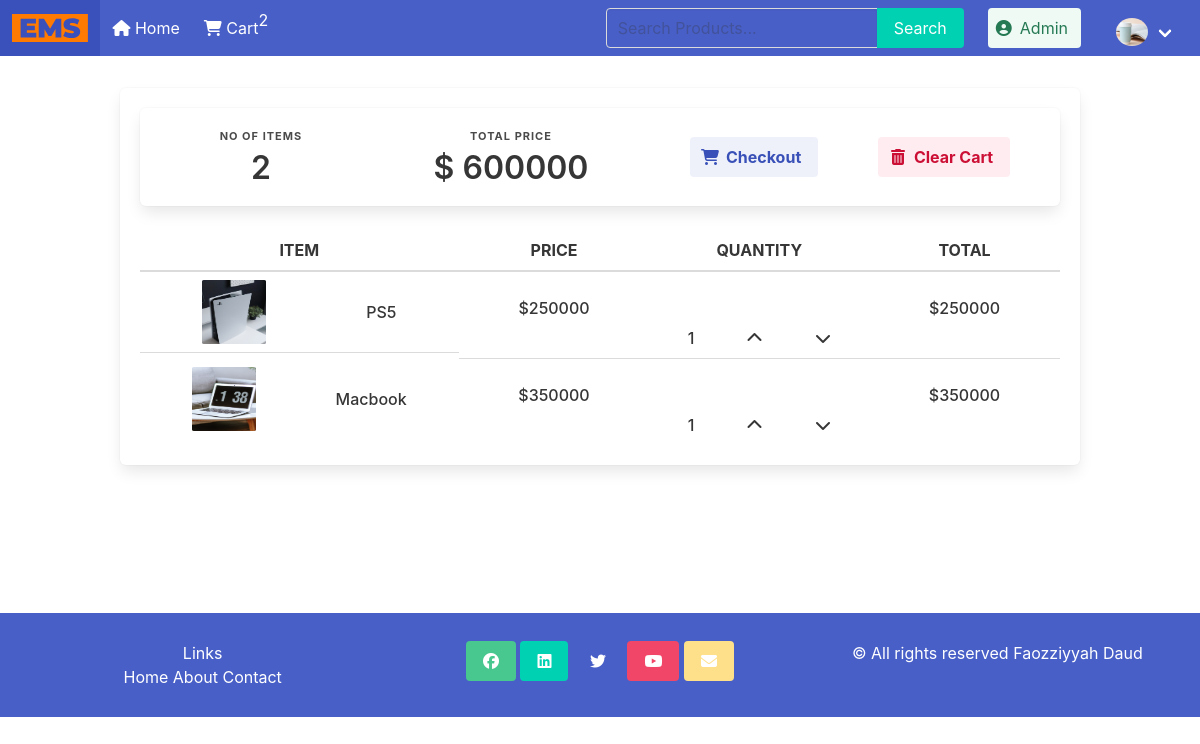
The app's page /cart/ (signed in) with its own data.
### blog/models.py (models this page shows, shortened)
class Customer(models.Model):
    user = models.OneToOneField(User, on_delete=models.CASCADE, null=True, blank=True)
    name = models.CharField(max_length=100, null=True)
    email = models.CharField(max_length=100, null=True)
    profileimg = models.ImageField(upload_to='profile_images', default='blank-profile-picture.png')
    location = models.CharField(max_length=100, blank=True)

class Order(models.Model):
    customer = models.ForeignKey(Customer, on_delete=models.SET_NULL, null=True, blank=True)
    date_ordered = models.DateTimeField(auto_now_add=True)
    complete = models.BooleanField(default=False)
    transaction_id = models.CharField(max_length=255, null=True)
    @property
    def get_cart_total(self):
        orderitems = self.orderitem_set.all()
        total = sum([item.get_total for item in orderitems])
        return total
    @property
    def get_cart_items(self):
        orderitems = self.orderitem_set.all()
        total = sum([item.quantity for item in orderitems])
        return total

class OrderItem(models.Model):
    product = models.ForeignKey(Product, on_delete=models.SET_NULL, null=True)
    order = models.ForeignKey(Order, on_delete=models.SET_NULL, null=True)
    quantity = models.IntegerField(default=0, null=True, blank=True)
    date_added = models.DateTimeField(auto_now_add=True)
    @property
    def get_total(self):
        total = self.product.price * self.quantity
        return total

class Product(models.Model):
    name = models.CharField(max_length=100)
    image = models.ImageField(upload_to='product_images', default='1280x960.png')
    category = models.ManyToManyField(Category)
    created_at = models.DateTimeField(default=datetime.now)
    price = models.IntegerField(default=0)
    no_of_likes = models.IntegerField(default=0)
    approved = models.BooleanField('Approved', default=False)

### blog/views.py (the view)
# urls.py: path('cart/', views.cart, name='cart'),
@login_required(login_url='login_user')
def cart(request):
    customer = request.user.customer
    order, created = Order.objects.get_or_create(customer=customer, complete=False)
    items = order.orderitem_set.all()
    cartItems = order.get_cart_items
    user_object = User.objects.get(username=request.user.username)
    user_profile = Customer.objects.get(user=user_object)
    context = {'items': items, 'order': order, 'cartItems': cartItems, 'user_profile': user_profile,}
    return render(request, 'cart.html', context)

### blog/templates/cart.html
{% extends 'base.html' %}
{% load static %}
{% block content %}
<div id="cart" class="container box">
    <nav class="level is-mobile box">
        <div class="level-item has-text-centered">
          <div>
            <p class="heading has-text-weight-bold">no of Items</p>
            <p class="title">{{order.get_cart_items}}</p>
          </div>
        </div>
        <div class="level-item has-text-centered">
          <div>
            <p class="heading has-text-weight-bold">Total price</p>
            <p class="title">$ {{order.get_cart_total}}</p>
          </div>
        </div>
        <div class="level-item has-text-centered has-text-weight-bold" style="display: flex; justify-content: space-around;">
            <a class="button is-link is-light" href="{% url 'checkout' %}">
              <span class="icon">
                <i class="fa fa-shopping-cart"></i>
              </span>
              <span>Checkout</span>
            </a>
            <a href="{% url 'full_remove' order.id %}" class="button is-danger is-light">
              <span class="icon">
                <i class="fa fa-trash"></i>
              </span>
              <span>Clear Cart</span>
            </a>
        </div>
      </nav>
    <table class="table is-fullwidth">
        <thead>
          <tr>
            <th><p class="has-text-centered is-uppercase has-text-weight-bold">Item</p></th>
            <th><p class="has-text-centered is-uppercase has-text-weight-bold">Price</p></th>
            <th><p class="has-text-centered is-uppercase has-text-weight-bold">Quantity</p></th>
            <th><p class="has-text-centered is-uppercase has-text-weight-bold">Total</p></th>
          </tr>
        </thead>
        <tbody>
            {% for item in items %}
            <tr>
                <td id="tableimage" class="">
                    <img src="{{ item.product.image.url }}" class="image is-64x64" />
                    <p class="has-text-centered has-text-weight-medium">{{ item.product.name }}</p>
                </td>
                <td>
                    <p class="has-text-centered has-text-weight-medium tablep">${{ item.product.price }}</p>
                </td>
                <td id="change-cart">
                    <p class="has-text-weight-medium">{{ item.quantity }}</p>
                    <p>
                      <i data-product="{{ item.product.id }}" data-action="add" class="fa fa-chevron-up updatecart" aria-hidden="true"></i>
                    </p>
                    <p>
                      <i data-product="{{ item.product.id }}" data-action="remove" class="fa fa-chevron-down updatecart"  class="fa fa-chevron-down" aria-hidden="true"></i>
                    </p>
                </td>
                <td>
                  <p class="has-text-centered has-text-weight-medium tablep">${{item.get_total}}</p>
                </td>
            </tr>
            {% endfor %}
        </tbody>
    </table>
</div>
{% endblock %}

### blog/templates/base.html (shortened to what this page needs)
<!DOCTYPE html>
<html lang="en">
<head>
    <link rel="stylesheet" href="https://cdn.jsdelivr.net/npm/bulma@0.9.4/css/bulma.min.css">
    {% load static %}
    <link rel="stylesheet" href="{% static 'css/bulma.min.css' %}">
    <link rel="stylesheet" href="{% static 'css/custom.css' %}">
</head>
<body>
    <header>
        <nav class="navbar is-link" role="navigation" aria-label="main navigation">
            <div class="navbar-brand">
                <a class="navbar-item" href="{% url 'index' %}">
                    <img src="{% static 'images/EMS.svg' %}" width="" height="">
                </a>
            </div>
            <div id="navbarBasicExample" class="navbar-menu is-active">
                <div class="navbar-start">
                    <div class="navbar-item">
                        <a href="{% url 'index' %}" class="nava"><i class="fas fa-home"></i> Home </a>
                    </div>
                    <div class="navbar-item">
                        <a href="{% url 'cart' %}" class="nava"><i class="fa fa-shopping-cart" aria-hidden="true"></i> Cart </a>
                        <p id="cattotal" style="margin-top: -1em;">{{ cartItems }}</p>
                    </div>
                </div>
                <div class="navbar-end">
                    <form class="navbar-item" method="POST" action="{% url 'search-product' %}">
                        <div class="field has-addons">
                            <div class="control">
                              <input class="input" type="search" style="background-color: transparent;" placeholder="Search Products..." aria-label="Search" name="searched" />
                            </div>
                            <div class="control">
                              <button class="button is-primary" type="submit"> Search </button>
                            </div>
                        </div>
                    </form>
                    <div class="navbar-item">
                        <div class="buttons">
                            {% if user.is_superuser %}
                                <a class="navbar-item button is-success is-light" href="{% url 'index' %}">
                                    <span class="icon">
                                        <i class="fa fa-user-circle"></i>
                                    </span>
                                    <span>Admin</span>
                                </a>
                            {% endif %}
                            {% if user.is_authenticated %}
                                <div class="navbar-item has-dropdown is-hoverable">
                                    <a class="navbar-link">
                                        <img src="{{user_profile.profileimg.url}}" class="header-avatar" style="width: 32px; height: 32px; border-radius: 100%; margin-left: 15px;">
                                    </a>
                                </div>
                            {% endif %}
                        </div>
                    </div>
                </div>
            </div>
        </nav>
      </header>
{% block content %}
{% endblock content %}
<footer class="columns" id="footer">
    <div class="column">
        <h5>Links</h5>
            <a href="{% url 'index' %}">Home</a>
            <a href="{% url 'cart' %}">About</a>
            <a href="{% url 'checkout' %}">Contact</a>
    </div>
    <div class="column">
        <a class="button is-success" href="http://www.facebook.com/profile.php?id="><i class="fab fa-facebook"></i></a>
        <a class="button is-primary" href="http://www.linkedin.com/in/"><i class="fab fa-linkedin"></i></a>
        <a class="button is-link" href="http://twitter.com/"><i class="fab fa-twitter"></i></a>
        <a class="button is-danger" href="http://youtube.com/"><i class="fab fa-youtube"></i></a>
        <a class="button is-warning" href="mailto:"><i class="fas fa-envelope"></i></a>
    </div>
    <div class="column">
        <p>© All rights reserved {{ current_year }} Faozziyyah Daud</p>
    </div>
</footer>
</body>
</html>

### blog/static/css/custom.css (style rules this page uses)
.nava { color: white; }
#footer { background-color: #485fc7; color: #fff; padding: 1em; }
#footer .column { text-align: center; }
#footer a { text-decoration: none; color: #fff; }
#cart { margin-bottom: 10em; margin-top: 2em; }
#tableimage, #change-cart { display: flex; justify-content: space-around; align-items: center; }
.tablep { margin-top: 1em; }

### records on screen
Customer: profileimg (picture)
Order: get_cart_items "2", get_cart_total "600000"
OrderItem: product.image (picture), product.name "PS5", product.price "250000", quantity "1", get_total "250000"
OrderItem: product.image (picture), product.name "Macbook", product.price "350000", quantity "1", get_total "350000"

### other values on screen
{{ cartItems }} "2"
